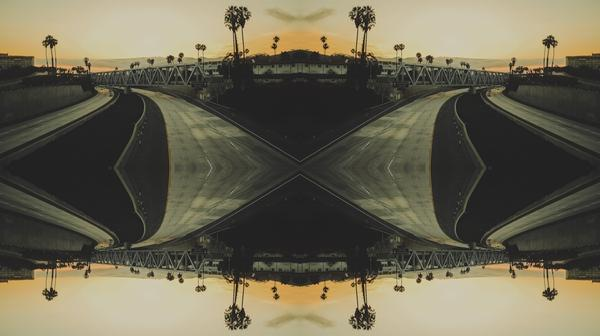
%> input picture 6th_sem/jimut-matlab/mat/mat/image_ref_xy_1.jpg, 600 x 336 px
$ octave img_split_y.m   (GNU Octave 9; MATLAB toolbox functions it lacks are replaced by stand-ins)
%> lines starting %> are read from the running program, lines starting %| are printed output that depends on the picture
file1 = input('\n Enter the input file name : ','s');
%> the answer given: image_ref_xy_1.jpg
file2 = input('\n Enter the output file name [1] : ','s');
%> the answer given: out.png
file3 = input('\n Enter the output file name [2] : ','s');
%> the answer given: out.png
x = imread(file1);
%> x is the input picture: size 336x600x3 uint8; mean R, G, B 107, 101.6, 82.3
[r,c,d] = size(x);
%> r = 336; c = 600; d = 3
r1 = fix(r/2);
%> r1 = 168

x1(1:r1,1:c,1:d) = x(1:r1,1:c,1:d);
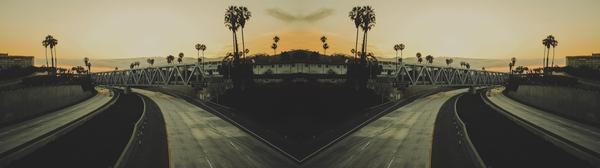
%> x1: size 168x600x3 uint8; mean R, G, B 107, 101.6, 82.3
x2(1:r-r1,1:c,1:d) = x(r1+1:r,1:c,1:d);
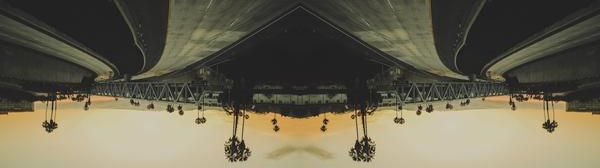
%> x2: size 168x600x3 uint8; mean R, G, B 107, 101.6, 82.3; mean of the top-left, top-right, bottom-left and bottom-right quarters 55, 55, 139, 138.9
imwrite(x1,file2);
imwrite(x2,file3);
imshow(x1);
imshow(x2);

$ run again, on 6th_sem/jimut-matlab/mat/mat/im_ref_y.jpg
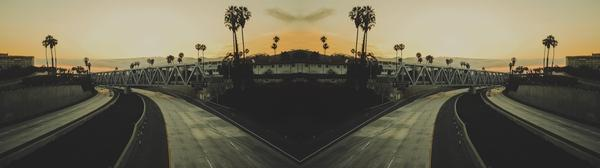
%> input picture 6th_sem/jimut-matlab/mat/mat/im_ref_y.jpg, 600 x 168 px
%> x is the input picture: size 168x600x3 uint8; mean R, G, B 107, 101.6, 82.3
%> `x1(1:r1,1:c,1:d) = x(1:r1,1:c,1:d);`:
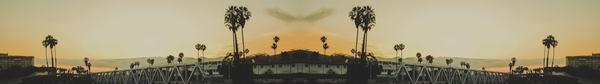
%> x1: size 84x600x3 uint8; mean R, G, B 156.4, 145.4, 115
%> `x2(1:r-r1,1:c,1:d) = x(r1+1:r,1:c,1:d);`:
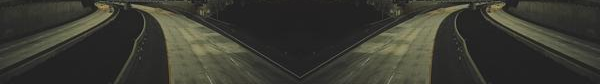
%> x2: size 84x600x3 uint8; mean R, G, B 57.6, 57.8, 49.6

$ run again, on 6th_sem/jimut-matlab/mat/mat/img1.jpg
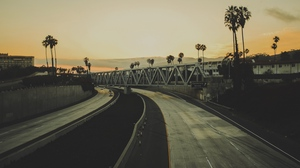
%> input picture 6th_sem/jimut-matlab/mat/mat/img1.jpg, 300 x 168 px
%> x is the input picture: size 168x300x3 uint8; mean R, G, B 107, 101.6, 82.3
%> `x1(1:r1,1:c,1:d) = x(1:r1,1:c,1:d);`:
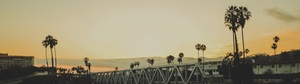
%> x1: size 84x300x3 uint8; mean R, G, B 156.3, 145.4, 114.9
%> `x2(1:r-r1,1:c,1:d) = x(r1+1:r,1:c,1:d);`:
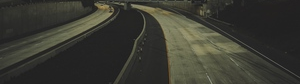
%> x2: size 84x300x3 uint8; mean R, G, B 57.6, 57.8, 49.6
